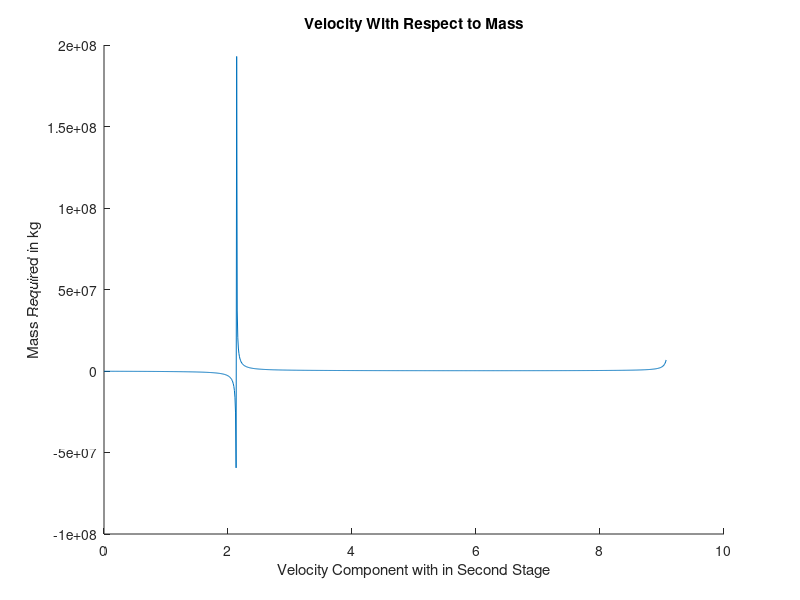
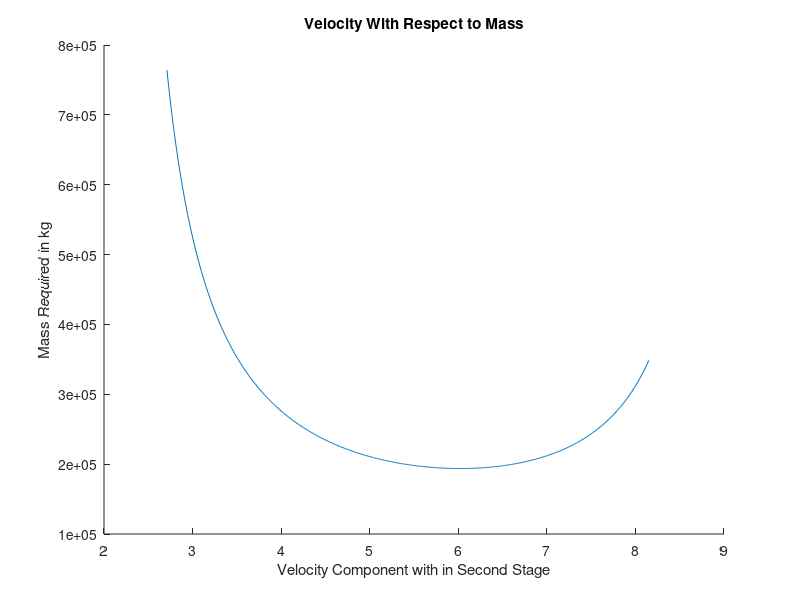

The MATLAB source for these figures, in order:
clc,clear

%Altutude and Angular Velocity at Launch Site
CAPE_ALTITUDE=3/1000;
ANGU_EARTH=7.292115856*10^-5;

%Earth's Constants
R_E=6378.145;
PER_TRANS=86;
R_GS=35786;
MU_E=3.986*10^5;


%Structure Factors of Stages
STR1=.11;
STR2=.13;
STR3=.15;

%Begin Engines Rating
ISP1=320;
ISP2=455;
ISP3=280;
%End Engines Ratings

%Total Mass Before Apogee Burn
M_T=1800;


%Orbital Inclination Angles in Radians
O_I_K=28.5*pi()/180;
O_I_TO=15*pi()/180;
O_I_GT=O_I_K-O_I_TO;
O_I_GS=0;

%Constant of Problem and Stage Number
AP_D_V=1.6;
k=3;
i0=1000;
i=0;

%Calculated A of Orbits
A_L=(PER_TRANS+R_E*2+CAPE_ALTITUDE)/2;
A_GS=(PER_TRANS+R_GS+R_E*2)/2;

%Velocities of Rocket in Geostatinary Transfer Orbit
V_P_TO=sqrt(2*(-MU_E/(2*A_GS)+MU_E/(PER_TRANS+R_E)));
V_A_TO=sqrt(2*(-MU_E/(A_GS*2)+MU_E/(R_GS+R_E)));

%Velocities of Rocket in Approach to Geostationary Orbit
V_A_L=sqrt(2*(-MU_E/(2*A_L)+MU_E/(PER_TRANS+R_E)));
V_P_L=sqrt(2*(-MU_E/(A_L*2)+MU_E/(CAPE_ALTITUDE+R_E)));

%Velocity of Geostationary Orbit
V_GSO=sqrt(2*(-MU_E/((R_GS+R_E)*2)+MU_E/(R_GS+R_E)));

%Accleration Due to Gravity
g_e=9.81/1000;

%Exit Velocities of Engines
VE1=ISP1*g_e;
VE2=ISP2*g_e;
VE3=ISP3*g_e;

%Transfer Orbital Inclination from GTO to GS
D_V_TO=V_GSO-V_A_TO;
D_V3=sqrt(D_V_TO^2+V_A_TO^2-2*D_V_TO*V_A_TO*cos(O_I_TO))

%Transfer from Launch to GTO 
V_TTTi=V_P_TO;
D_V_TT=V_P_TO-V_A_L;
D_V2=sqrt(D_V_TT^2+V_P_TO^2-2*D_V_TT*V_P_TO*cos(O_I_GT))

%Transfer from Surface of Earth to Launch Level
D=(R_E+CAPE_ALTITUDE)*ANGU_EARTH;
D_V=V_P_L+AP_D_V-D

%Total Change in Velocity
D_V_T=D_V3+D_V2+D_V;

%Pi values of the Different Burns
PI3=(exp((-D_V3/VE3))-STR3)/(1-STR3)
PI2=(exp(-(D_V2/VE2)-STR2)/(1-STR2))

%Mass after V3 burnout(satellite mass)
M_V3=M_T/exp(D_V3/VE3);
M_V3_Pr=M_T-M_V3
M_V3_Pay=PI3*M_T
MS3=(M_V3_Pay/PI3-M_V3_Pay)*STR3

%Mass before V2 burnout
M_V2=exp(D_V2/VE2)*M_V3;
M_V2_Pr=M_T-M_V2
M_V2_Pay=PI2*M_T
MS2=(M_V2_Pay/PI2-M_V2_Pay)*STR2

%Itteration on Burnout velocity Percentage dedicated to each engine
%involved in first Burn as well as calculation of the individual Pi values
%of each engine as the total burn for each engine changes
while i<=i0
    B1(i+1,1)=(exp(-(D_V*((1000-i)/i0))/VE1)-STR1)/(1-STR1);
    B1(i+1,2)=(exp(-(D_V*(i/i0))/VE2)-STR2)/(1-STR2);
    STR_PAY(i+1,1)=(M_V2/(B1(i+1,1)*B1(i+1,2)))-M_V2;
    O_P(i+1,1)=D_V*(i/i0);
    TOTAL_Pi(i+1,1)=B1(i+1,1)*B1(i+1,2);
    i=i+1;
end

%Because a negitive Pi means not possible
STR_PAY_1=STR_PAY(300:900,1);

%Mass on LP
min=min(STR_PAY_1);
LP_Mass=min+M_V2

%Velocity Percent of Total Burn Dedicated to each engine with respect to Second Stage
V_P_1=(1-(k/i0))*D_V
V_P_2=k/i0*D_V

%Finding Pi
k=find(STR_PAY_1==min);
k=240+k;
ME_Pi=TOTAL_Pi(k,1)*PI3*PI2;
PI1=TOTAL_Pi(k,1)

M_V2_Pr=(M_T/B1(k,2)-M_T)*STR2
M_V2_Pay=PI2*M_T
MS2=(M_V2_Pay/PI2-M_V2_Pay)*STR2
M_V1=exp(D_V2/VE2)*M_V3;
M_V1_Pr=M_T-M_V2
M_V1_Pay=PI2*M_T
MS1=(M_V2_Pay/PI2-M_V2_Pay)*STR2

MS1=STR1*min
M_V1_Pay=min-MS1

%Graph of Mass For different percent's of Burn velocity on LP
figure
hold on
plot(O_P,STR_PAY)
ylabel('Mass Required in kg')
xlabel('Velocity Component with in Second Stage')
title('Velocity With Respect to Mass')
hold off

%Second Figure to get rid of less desirible signals
figure
hold on
plot(O_P(300:900,1),STR_PAY_1)
ylabel('Mass Required in kg')
xlabel('Velocity Component with in Second Stage')
title('Velocity With Respect to Mass')
hold off
